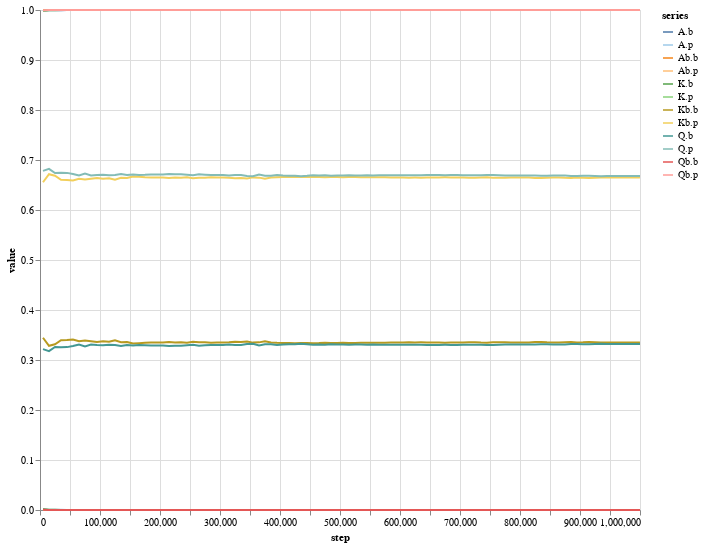

The notebook cell this image was saved under:
### Code cell
plot_infosets(inds['average_strategy.*'], width=600, height=500).display()

### Figure 1 — Vega-Lite specification as saved in the notebook (floating-point values rounded to 4 significant figures; data arrays with more than 128 entries replaced by an {"elided": "..."} marker saying what was removed)
{"config": {"view": {"continuousWidth": 400, "continuousHeight": 300}}, "data": {"values": {"elided": "1212 records"}}, "mark": "line", "encoding": {"color": {"type": "nominal", "field": "series", "scale": {"scheme": "tableau20"}}, "opacity": {"condition": {"value": 1, "selection": "selector001"}, "value": 0.0001}, "x": {"type": "quantitative", "field": "step"}, "y": {"type": "quantitative", "field": "value"}}, "height": 500, "selection": {"selector001": {"type": "multi", "fields": ["series"], "bind": "legend"}}, "width": 600, "$schema": "https://vega.github.io/schema/vega-lite/v4.8.1.json"}
